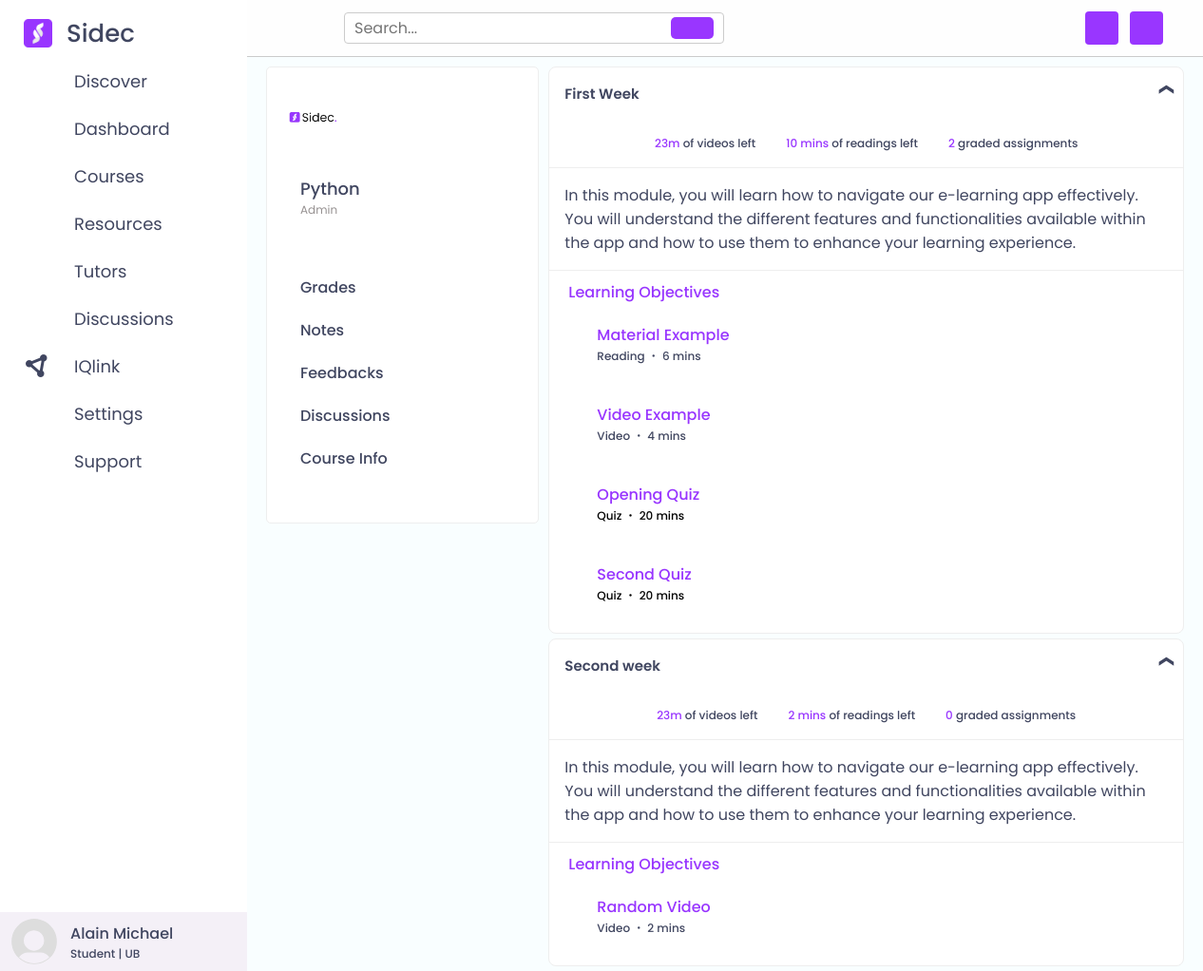
The app's page /course_page/1 (signed in) with its own data.
### base/models.py (models this page shows, shortened)
class Student(models.Model):
    user = models.OneToOneField(User, on_delete=models.CASCADE)
    profile_pic = models.ImageField(upload_to="profile_pics", default="profile_pics/Default_pfp.svg") # Should also change this to imagefield
    profile_views = models.IntegerField(validators=[MaxValueValidator(100)], default=0)
    level = models.CharField(max_length=100, choices=Level.choices)
    country = models.CharField(max_length=100, choices=Country.choices)
    bio = models.TextField(blank=True, null=True)
    preferred_name = models.CharField(max_length=20, blank=True, null=True)
    birthday = models.DateField(blank=True, null=True)
    enrolled_courses = models.ManyToManyField('Course', related_name='enrolled_students')
    saved_courses = models.ManyToManyField('Course', related_name='saved_students')
    created_at = models.DateField(auto_now_add=True)
    socials = models.OneToOneField('Socials', on_delete=models.CASCADE, blank=True, null=True)
    def __str__(self):
        return self.user.first_name

class User(AbstractUser):
    username = None
    USERNAME_FIELD = 'email'
    email = models.EmailField(_('email address'), unique=True)
    REQUIRED_FIELDS = []      # No additional required fields
    objects = UserManager()

class Course(models.Model):
    course_name = models.CharField(max_length=100)
    course_image = models.TextField() # Should change to imagefield
    course_description = models.TextField()
    course_category = models.TextField() # Should change to textchoices
    course_tutor = models.ForeignKey(Tutor, on_delete=models.SET_DEFAULT, default=1)
    time_to_complete = models.CharField(max_length=100)
    price = models.DecimalField(blank=True, validators=[MinValueValidator(0)], decimal_places=2, max_digits=10, default=0.0)
    created_at = models.DateField(auto_now_add=True)
    def __str__(self):
        return self.course_name

class Tutor(models.Model):
    user = models.OneToOneField(User, on_delete=models.CASCADE)
    profile_pic = models.ImageField(upload_to="profile_pics", default="https://upload.wikimedia.org/wikipedia/commons/2/2c/Default_pfp.svg") # Should also change this to imagefield
    level = models.CharField(max_length=100, choices=Level.choices)
    subject = models.CharField(max_length=100)
    verified = models.BooleanField(default=False)
    created_at = models.DateField(auto_now_add=True)
    def __str__(self) -> str:
        if self.user.is_superuser:
            return "Admin"
        return self.user.first_name + " " + self.user.last_name

class CourseWeek(models.Model):
    course = models.ForeignKey(Course, on_delete=models.CASCADE)
    topic = models.CharField(max_length=100)
    week_number = models.IntegerField()
    class Meta:
        unique_together = ("course", "week_number")

class Quiz(models.Model):
    week = models.ForeignKey(CourseWeek, on_delete=models.CASCADE)
    title = models.CharField(max_length=255)
    description = models.TextField()
    time_to_complete = models.IntegerField()
    due_date = models.DateTimeField(blank=True, null=True)
    created_at = models.DateTimeField(auto_now_add=True)

class CourseMaterial(models.Model):
    TEXT = 'text'
    VIDEO = 'video'
    MATERIAL_TYPE_CHOICES = [
        (TEXT, 'Text'),
        (VIDEO, 'Video'),
    ]
    week = models.ForeignKey(CourseWeek, on_delete=models.CASCADE, related_name='materials')
    material_type = models.CharField(max_length=5, choices=MATERIAL_TYPE_CHOICES)
    title = models.CharField(max_length=200)
    text = models.TextField(blank=True, null=True)
    time_to_complete = models.IntegerField()
    video = models.FileField(upload_to='videos_uploaded', null=True, blank=True,
                             validators=[FileExtensionValidator(
                                 allowed_extensions=['MOV', 'avi', 'mp4', 'webm', 'mkv'])])
    completed = models.BooleanField(default=False)
    def __str__(self):
        return self.title

### base/views.py (the view)
# urls.py: path('course_page/<int:id>', views.course_page, name="course_page"),
def course_page(request, id):
    course = Course.objects.get(id=id)
    student = Student.objects.get(user=request.user)
    if request.method == 'POST':
        student.enrolled_courses.add(course)
        student.save()
        return redirect('course', course_id=id)
    weeks = CourseWeek.objects.filter(course=course)
    full_weeks = []
    for week in weeks:
        materials = week.materials.all()
        total_time = 0
        for material in materials:
            total_time += material.time_to_complete
        total_time = f"{min(1, int(total_time/60)) * (str(total_time//60) + 'hr')}{'s' if total_time > 119 else ''}{total_time%60} mins"
        quizzes = week.quiz_set.all()
        full_weeks.append({'week': week, 'materials': materials, 'quizzes': quizzes, 'total_time': total_time})
    context = {'course': course, 'student': student, 'full_weeks': full_weeks}
    return render(request, 'how_to_navigate_sidec/htusidec.html', context)

### templates/how_to_navigate_sidec/htusidec.html (shortened to what this page needs)
{% load static %}
<!DOCTYPE html>
<html lang="en">
  <head>
    <link href="//cdn.quilljs.com/1.3.6/quill.snow.css" rel="stylesheet" />
    <link href="//cdn.quilljs.com/1.3.6/quill.bubble.css" rel="stylesheet" />
    <link href="//cdn.quilljs.com/1.3.6/quill.core.css" rel="stylesheet" />
    <link
      rel="stylesheet"
      href="https://cdnjs.cloudflare.com/ajax/libs/fullcalendar/3.10.2/fullcalendar.min.css"
    />
    <link
      rel="stylesheet"
      href="https://cdnjs.cloudflare.com/ajax/libs/font-awesome/6.5.1/css/all.min.css"
    />
    <link
      rel="stylesheet"
      href="https://cdnjs.cloudflare.com/ajax/libs/remixicon/3.6.0/remixicon.css"
    />
    <link rel="stylesheet" href="{% static 'css/sideccourses.css' %}" />
  </head>
  <body>
    <div class="sidebar">
      <div class="logo-details">
        <img src="{% static 'images/Asset 6.png' %}" alt="sidec org" />
        <span class="logo_name">Sidec</span>
      </div>
      <ul class="nav-links">
        <li>
          <a href="{% url 'discover' %}">
            <i class="ri-rocket-2-fill"></i>
            <span class="link_name">Discover</span>
          </a>
        </li>
        <li>
          <a href="{% url 'dashboard' %}">
            <i class="ri-layout-grid-fill"></i>
            <span class="link_name">Dashboard</span>
          </a>
        </li>
        <li>
          <div class="iocn-link">
            <a href="{% url 'courses' %}">
              <i class="ri-book-open-fill"></i>
              <span class="link_name">Courses</span>
            </a>
            <i class="ri-arrow-down-s-line arrow"></i>
          </div>
        </li>
        <li>
          <div class="iocn-link">
            <a href="{% url 'resources' %}">
              <i class="ri-archive-drawer-fill"></i>
              <span class="link_name">Resources</span>
            </a>
            <i class="ri-arrow-down-s-line arrow"></i>
          </div>
        </li>
        <li>
          <div class="iocn-link">
            <a href="{% url 'tutors' %}">
              <i class="ri-service-fill"></i>
              <span class="link_name">Tutors</span>
            </a>
            <i class="ri-arrow-down-s-line arrow"></i>
          </div>
        </li>
        <li>
          <a href="{% url 'discuss' %}">
            <i class="ri-chat-1-fill"></i>
            <span class="link_name">Discussions</span>
          </a>
        </li>
        <li>
          <a href="{% url 'iqlink' %}">
            <i class="fa-solid fa-circle-nodes"></i>
            <span class="link_name">IQlink</span>
          </a>
        </li>
        <li>
          <a href="{% url 'settings' %}">
            <i class="ri-settings-fill"></i>
            <span class="link_name">Settings</span>
          </a>
        </li>
        <li>
          <a href="{% url 'support' %}">
            <i class="ri-question-fill"></i>
            <span class="link_name">Support</span>
          </a>
        </li>
        {% include 'profile_area.html' %}
      </ul>
    </div>
    <section class="home-section header">
      <div class="home-content">
        <div class="flex">
          <form action="" method="post" class="search-form">
            <input
              type="text"
              name="search_box"
              placeholder="Search..."
              required
              maxlength="100"
            />
            <button type="submit" class="ri-search-line"></button>
          </form>
          <div class="icons">
            <div id="feed-btn" class="ri-notification-4-fill"></div>
            <div id="user-btn" class="ri-user-5-fill"></div>
          </div>
        </div>
      </div>
      <div class="course_home">
        <div class="section" id="section1">
          <div class="img_container">
            <img
              src="{% static 'images/sidec logo.png' %}"
              alt="Course Image"
            />
          </div>
          <div class="course_host">
            <h1 class="course_title">{{course}}</h1>
            <p class="host">
              {{course.course_tutor}}
            </p>
          </div>
          <div class="other_links">
            <ul>
              <li><a href="{% url 'grades' course.id %}">Grades</a></li>
              <li><a href="{% url 'notes' %}">Notes</a></li>
              <li><a href="{% url 'feedback' %}">Feedbacks</a></li>
              <li><a href="#">Discussions</a></li>
              <li><a href="#">Course Info</a></li>
            </ul>
          </div>
        </div>
        <div class="section" id="section2">
          {% for full_week in full_weeks %}
          <div id="week{{full_week.week.week_number}}" class="tabcontent">
            <div class="accordion">
              <div class="tab">
                <label for="cb1-1" class="tab__label"
                  >{{full_week.week.topic}}</label
                >
                <div class="tab__content">
                  <div class="info">
                    <div class="home_info">
                      <div class="info1">
                        <p><span>23m</span> of videos left</p>
                      </div>
                      <div class="info1">
                        <p>
                          <span>{{full_week.total_time}}</span> of readings
                          left
                        </p>
                      </div>
                      <div class="info1">
                        <p>
                          <span>{{full_week.quizzes | length}}</span> graded
                          assignments
                        </p>
                      </div>
                    </div>
                    <div class="module_info">
                      <p>
                        In this module, you will learn how to navigate our
                        e-learning app effectively. You will understand the
                        different features and functionalities available within
                        the app and how to use them to enhance your learning
                        experience.
                      </p>
                      <div class="read_container-btn">
                        <button onclick="myFunction()" class="read_more">
                          Learning Objectives</button
                        >
                      </div>
                      <div class="course_links">
                        {% for material in full_week.materials %}
                        <div class="quick_links">
                          <div class="link">
                            <a href="{% url 'material_page' course.id material.id %}"
                              >{{material}}</a
                            >
                            <div class="lenght">
                              <p class="link_para">
                                {% if material.material_type == 'text' %}
                                Reading
                                {% endif %}
                                {% if material.material_type == 'video' %}
                                Video
                                {% endif %} ・
                                <span>{{material.time_to_complete}} mins</span>
                              </p>
                            </div>
                          </div>
                        </div>
                        {% endfor %}
                        {% for quiz in full_week.quizzes %}
                        <a style="text-decoration: none" href="{% url 'quiz_page' course.id quiz.id %}">
                        <div class="quick_links">
                          <div class="link">
                            <span class="title">{{quiz.title}}</span>
                            <div style="color: black" class="lenght">
                              <p class="link_para">Quiz ・ <span>{{quiz.time_to_complete}} mins</span></p>
                            </div>
                          </div>
                        </div>
                      </a>
                        {% endfor %}
                    </div>
                  </div>
                </div>
              </div>
            </div>
          </div>
          {% endfor %}
        </div>
      </div>
    </section>
  </body>
</html>

### templates/profile_area.html
<li>
    <div class="profile-details">
        <div class="profile-content">
            <img src={{student.profile_pic.url}} alt="profile">
        </div>
        <div class="name-job">
            <div class="profile_name">{{student}}</div>
        <div class="job">Student | UB</div>
        </div>
        <i class="ri-logout-circle-line" onclick="window.location.href='{% url 'logout' %}'"></i>
    </div>
</li>

### records on screen
Student: profile_pic (placeholder picture), user.first_name "Alain Michael"
Course: course_name "Python", course_tutor "Admin"
CourseWeek: week.topic "First Week", total_time "10 mins", quizzes|length "2"
CourseMaterial: title "Material Example", material_type "Reading", time_to_complete "6"
CourseMaterial: title "Video Example", material_type "Video", time_to_complete "4"
Quiz: title "Opening Quiz", time_to_complete "20"
Quiz: title "Second Quiz", time_to_complete "20"
CourseWeek: week.topic "Second week", total_time "2 mins", quizzes|length "0"
CourseMaterial: title "Random Video", material_type "Video", time_to_complete "2"
